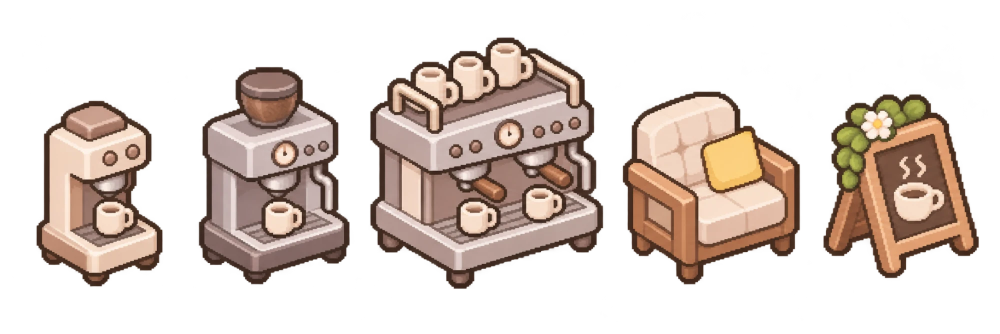
#> input picture art-src/cafe/gpt-furniture-iso.webp, 2000 x 667 px, given in place of gpt-cups-making.webp, which was not available (shown at 1/2 size)
$ python cafe_proc.py
#> lines starting #> are read from the running program, lines starting #| are printed output that depends on the picture; after the words box and inside, x2 and y2 are one past the last pixel; in counts of white or black regions, pixels touching at a corner belong together
# 카페 미니게임 그림 정리: GPT 시트에서 배경을 지우고 칸을 나눈 뒤 1도트 = 1픽셀로 줄입니다.
# 원본: art-src/cafe/gpt-cups.webp, gpt-ingredients.webp, gpt-upgrades.webp, gpt-small.webp (칸 그림)
#       art-src/cafe/gpt-bg.webp, gpt-counter.webp (가게 배경, 카운터)
#       art-src/cafe/gpt-cups2.webp, gpt-cups-whip.webp, gpt-whip-can.png, gpt-guests.webp (요청 12~15, FITS)
# 결과: img/cafe/*.png
# 실행: 저장소 맨 위 폴더에서  python3 art-src/tools/cafe_proc.py
import os
from collections import Counter, deque
import numpy as np
from PIL import Image

SRC = "art-src/cafe/"
OUT = "img/cafe/"

DRINKS = ["empty", "americano", "latte", "vanilla", "choco", "matcha"]

# 시트마다: 파일, 도트 하나의 픽셀 크기(외곽선 두께로 잰 값), 줄마다 칸 이름
SHEETS = [
    ("gpt-cups.webp", 9.5, [[f"hot-{d}" for d in DRINKS], [f"ice-{d}" for d in DRINKS]]),
    ("gpt-ingredients.webp", 13.5, [["shot", "water", "milk", "vanilla", "choco", "matcha"]]),
    ("gpt-upgrades.webp", 10.5, [["machine1", "machine2", "machine3", "chair", "sign"]]),
    ("gpt-small.webp", 17.5, [["trash", "tray", "heart", "angry"]]),
    # 제작 화면
    ("gpt-brew-machines.webp", 15.5, [["brew-machine1", "brew-machine2", "brew-machine3"]]),
    ("gpt-hole.webp", 36, [["hole"]]),
    ("gpt-ticket.png", 16.5, [["ticket"]]),
]

# 만드는 중인 컵: 이미 넣은 컵과 똑같이 겹치도록 줄마다 폭과 칸 크기를 맞춤 (폭, 칸 [가로, 세로])
MAKING = ("gpt-cups-making.webp", [
    (["hot-shot", "hot-water", "hot-milk"], 25, (25, 27)),
    (["ice-shot", "ice-water", "ice-milk"], 22, (22, 30)),
])

# 요청 12~15 그림: 시트마다 (파일, 줄마다 [칸 이름들, 맞추기, 칸 크기])
# - 이름이 None인 칸은 쓰지 않음
# - 맞추기 ("w" 폭 / "h" 키, 도트 수): 그 줄의 첫 칸을 이 크기로 맞추는 배율로 줄 전체를 줄임
#   (GPT 시트는 줄마다 컵 크기가 조금씩 달라서 줄마다 맞춤. 한 줄 안의 그림끼리는 크기가 맞음)
# - 칸 크기 [가로, 세로]: 바닥선을 칸 아래에 맞춰 넣음. 세로가 None이면 그 줄에서 가장 큰 그림에 맞춤,
#   칸 크기가 None이면 그림 크기 그대로
FITS = [
    # 바닐라 라떼, 초코 라떼 (카페라떼 칸은 쓰지 않음). 컵 폭을 지금 컵과 같게 (첫 칸 카페라떼로 맞춤)
    ("gpt-cups2.webp", [
        ([None, "hot-vanilla", "hot-choco"], ("w", 25), (25, 27)),
        ([None, "ice-vanilla", "ice-choco"], ("w", 22), (22, 30)),
    ]),
    # 휘핑크림 올린 컵. 아이스 초코는 크림 위에도 드리즐을 뿌린 셋째 칸을 씀
    ("gpt-cups-whip.webp", [
        (["hot-matcha-whip", "hot-choco-whip"], ("w", 25), (25, None)),
        (["ice-matcha-whip", None, "ice-choco-whip"], ("w", 22), (22, None)),
    ]),
    # 휘핑크림 통 (재료 병과 같은 칸)
    ("gpt-whip-can.png", [(["whip"], ("h", 25), (20, 28))]),
    # 특별 손님 (큰손 손님, 급한 손님). 큰손 손님 키(모자 포함)로 맞춤
    ("gpt-guests.webp", [(["guest-rich", "guest-rush"], ("h", 56), None)]),
]

# 배경: 파일, 결과 이름, 가로 도트 수 (세로는 비율대로). 흰 여백은 잘라 냄
BACKGROUNDS = [
    ("gpt-bg.webp", "bg", 280),
    ("gpt-counter.webp", "counter", 280),
    ("gpt-brew-bg.webp", "brew-bg", 140),
]


def alpha_mask(a):
    """투명 배경이면 그대로, 흰 배경이면 바깥에서부터 이어진 흰색만 지움 (컵 안쪽 크림색은 남김)"""
    if (a[:, :, 3] < 128).mean() > 0.2:
        return a[:, :, 3] > 128
    h, w = a.shape[:2]
    white = (a[:, :, :3].min(2) > 236) & (a[:, :, :3].max(2) - a[:, :, :3].min(2) < 14)
    bg = np.zeros((h, w), bool)
    q = deque()
    for y in range(h):
        for x in (0, w - 1):
            if white[y, x] and not bg[y, x]:
                bg[y, x] = True; q.append((y, x))
    for x in range(w):
        for y in (0, h - 1):
            if white[y, x] and not bg[y, x]:
                bg[y, x] = True; q.append((y, x))
    while q:
        y, x = q.popleft()
        for dy, dx in ((1, 0), (-1, 0), (0, 1), (0, -1)):
            ny, nx = y + dy, x + dx
            if 0 <= ny < h and 0 <= nx < w and white[ny, nx] and not bg[ny, nx]:
                bg[ny, nx] = True; q.append((ny, nx))
    return ~bg


def spans(filled, min_gap):
    """채워진 줄(또는 칸)의 구간 나누기. min_gap보다 짧은 빈틈은 이어 붙임"""
    out, start, gap = [], None, 0
    for i, v in enumerate(filled):
        if v:
            if start is None: start = i
            gap = 0
        elif start is not None:
            gap += 1
            if gap >= min_gap:
                out.append((start, i - gap + 1)); start = None; gap = 0
    if start is not None: out.append((start, len(filled)))
    return out


def pixelize(a, m, p):
    """p픽셀을 1도트로: 칸마다 가장 많은 색을 고름"""
    H, W = m.shape
    tw, th = max(1, round(W / p)), max(1, round(H / p))
    px, py = W / tw, H / th
    o = np.zeros((th, tw, 4), np.uint8)
    for j in range(th):
        for i in range(tw):
            ya, yb = int(j * py), max(int(j * py) + 1, int((j + 1) * py))
            xa, xb = int(i * px), max(int(i * px) + 1, int((i + 1) * px))
            mm = m[ya:yb, xa:xb].reshape(-1)
            if mm.mean() < 0.5: continue
            c = a[ya:yb, xa:xb, :3].reshape(-1, 3)[mm]
            key = Counter(tuple(v // 20) for v in c).most_common(1)[0][0]
            sel = c[np.all(c // 20 == key, axis=1)]
            o[j, i, :3] = sel.mean(0); o[j, i, 3] = 255
    return o


def cells_of(fname, p):
    """시트를 줄과 칸으로 나눠 [(줄 번호, x0, y0, 칸 그림, 칸 마스크)]"""
#> called with fname = 'gpt-cups-making.webp', p = 9
    a = np.array(Image.open(SRC + fname).convert("RGBA")).astype(int)
    m = alpha_mask(a)
#> in alpha_mask, `return a[:, :, 3] > 128`:
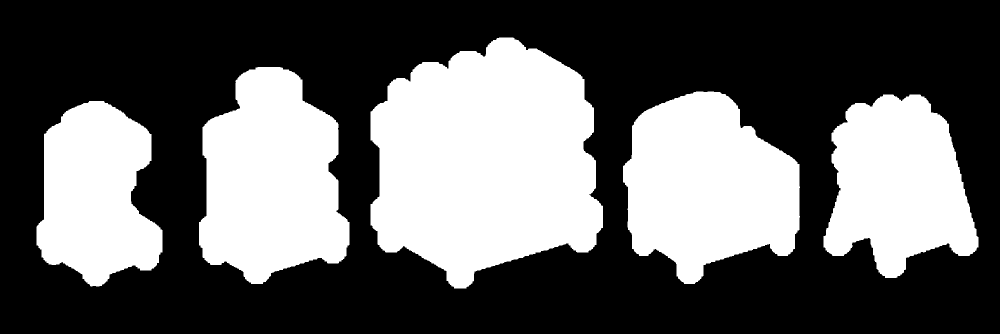
#> returned value: shape (667, 2000) bool (shown at 1/2 size); 38.4% white; 5 white regions, box (x1, y1, x2, y2) and area: (741, 75, 1206, 577) 173263, (1246, 183, 1600, 568) 97168, (398, 134, 699, 568) 95948, (1647, 189, 1957, 556) 78341, (73, 202, 325, 573) 67246
    out = []
    for r, (y0, y1) in enumerate(spans(m.any(1), int(p * 3))):
#> in spans, `out, start, gap = [], None, 0`: gap = 0
        for x0, x1 in spans(m[y0:y1].any(0), int(p * 3)):
            cm = m[y0:y1, x0:x1]
            ys, xs = np.nonzero(cm)
            out.append((r, a[y0 + ys.min():y0 + ys.max() + 1, x0 + xs.min():x0 + xs.max() + 1],
                        cm[ys.min():ys.max() + 1, xs.min():xs.max() + 1]))
#> this loop made 1 pass
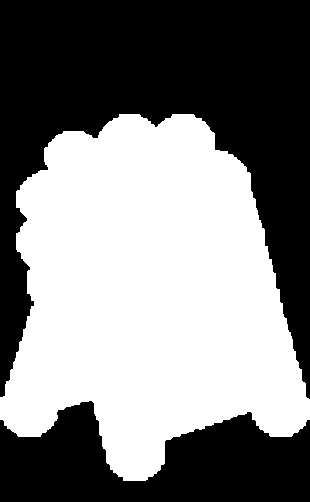
#> cm: shape (502, 310) bool; 50.3% white; 2 black regions, box (x1, y1, x2, y2) and area: (0, 0, 310, 399) 56654, (0, 401, 310, 502) 20625
#> after the loop, out = 5 items
    return out


def main():
    os.makedirs(OUT, exist_ok=True)

    fname, rows = MAKING
    cells = cells_of(fname, 9)
#> cells = 5 items
    for r, (names, width, (cw, ch)) in enumerate(rows):
        row = [c for c in cells if c[0] == r]
        assert len(row) == len(names), (fname, r, len(row))
        for name, (_, a, m) in zip(names, row):
            o = pixelize(a, m, a.shape[1] / width)
            cell = Image.new("RGBA", (cw, ch))
            cell.alpha_composite(Image.fromarray(o), ((cw - o.shape[1]) // 2, ch - o.shape[0]))
            cell.save(OUT + name + ".png")
        print(fname, r, "칸 크기", (cw, ch), names)

    for fname, p, names in SHEETS:
        a = np.array(Image.open(SRC + fname).convert("RGBA")).astype(int)
        m = alpha_mask(a)
        rows = spans(m.any(1), int(p * 3))
        assert len(rows) == len(names), (fname, rows)
        for (y0, y1), row_names in zip(rows, names):
            cols = spans(m[y0:y1].any(0), int(p * 3))
            assert len(cols) == len(row_names), (fname, cols)
            cells = []
            for (x0, x1), name in zip(cols, row_names):
                cm = m[y0:y1, x0:x1]
                ys, xs = np.nonzero(cm)
                cy0, cy1, cx0, cx1 = ys.min(), ys.max() + 1, xs.min(), xs.max() + 1
                cells.append((name, pixelize(a[y0 + cy0:y0 + cy1, x0 + cx0:x0 + cx1], cm[cy0:cy1, cx0:cx1], p), cy1))
            # 한 줄은 같은 크기의 칸에, 바닥선을 맞춰 넣음
            bottom = max(b for _, _, b in cells)
            cw = max(o.shape[1] for _, o, _ in cells)
            ch = max(o.shape[0] + round((bottom - b) / p) for _, o, b in cells)
            for name, o, b in cells:
                cell = Image.new("RGBA", (cw, ch))
                cell.alpha_composite(Image.fromarray(o), ((cw - o.shape[1]) // 2, ch - o.shape[0] - round((bottom - b) / p)))
                cell.save(OUT + name + ".png")
            print(fname, "칸 크기", (cw, ch), [n for n, _, _ in cells])


    for fname, rows in FITS:
        cells = cells_of(fname, 9)
        for r, (names, (axis, dots), size) in enumerate(rows):
            got = [c for c in cells if c[0] == r]
            assert len(got) == len(names), (fname, r, len(got))
            first = got[0][1]
            p = (first.shape[1] if axis == "w" else first.shape[0]) / dots
            row = [(n, pixelize(a, m, p)) for n, (_, a, m) in zip(names, got) if n]
            for name, o in row:
                if size is None:
                    Image.fromarray(o).save(OUT + name + ".png")
                    print(fname, name, "크기", (o.shape[1], o.shape[0]))
                    continue
                cw, ch = size
                ch = ch or max(x.shape[0] for _, x in row)
                cell = Image.new("RGBA", (cw, ch))
                cell.alpha_composite(Image.fromarray(o), ((cw - o.shape[1]) // 2, ch - o.shape[0]))
                cell.save(OUT + name + ".png")
                print(fname, name, "칸", (cw, ch), "그림", (o.shape[1], o.shape[0]))

    for fname, name, tw in BACKGROUNDS:
        a = np.array(Image.open(SRC + fname).convert("RGBA")).astype(int)
        keep = a[:, :, :3].min(2).mean(1) < 235  # 거의 흰색인 위아래 여백 줄은 버림
        ys = np.nonzero(keep)[0]
        a = a[ys.min():ys.max() + 1]
        o = pixelize(a, np.ones(a.shape[:2], bool), a.shape[1] / tw)
        Image.fromarray(o).save(OUT + name + ".png")
        print(fname, "크기", o.shape[1], o.shape[0])


if __name__ == "__main__":
#> (the run stopped early here; a loop or call above may not have finished)

$ run again, on art-src/cafe/gpt-room-furniture.webp
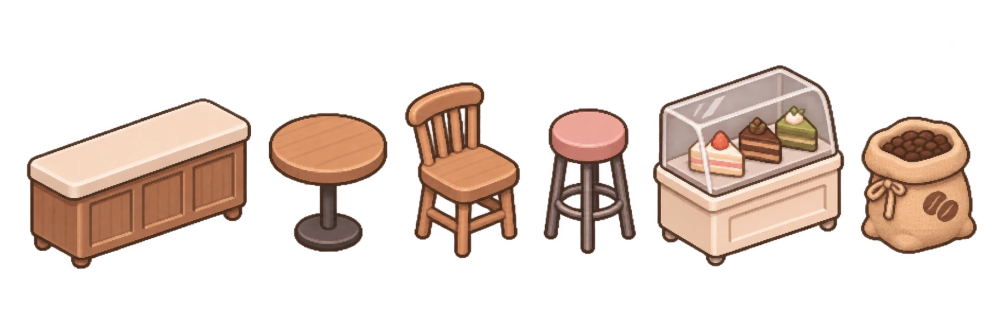
#> input picture art-src/cafe/gpt-room-furniture.webp, 2000 x 667 px, given in place of gpt-cups-making.webp, which was not available (shown at 1/2 size)
#> in alpha_mask, `return a[:, :, 3] > 128`:
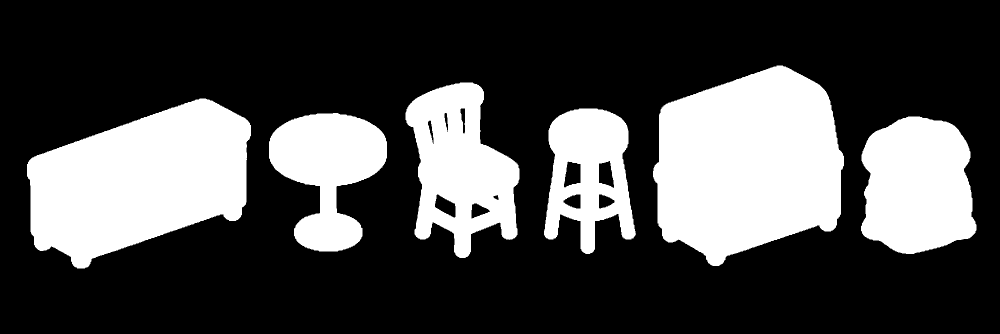
#> returned value: shape (667, 2000) bool (shown at 1/2 size); 29% white; 6 white regions, box (x1, y1, x2, y2) and area: (1306, 131, 1688, 532) 114876, (54, 197, 502, 537) 100939, (1722, 233, 1953, 508) 51278, (811, 165, 1039, 516) 48107, (538, 226, 774, 503) 38399, (1088, 217, 1272, 508) 33056
#> gap = 0
#> the loop in cells_of, `for r, (y0, y1) in enumerate(spans(m.any(1), int(p * 3))):` made 1 pass
#> (r, y0, y1) on pass 1: (0, 131, 537)
#> after the loop in cells_of, `for r, (y0, y1) in enumerate(spans(m.any(1), int(p * 3))):`:
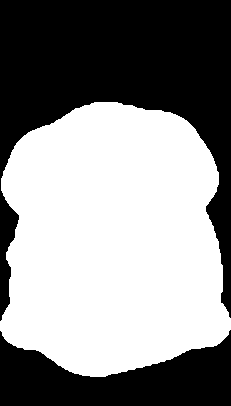
#> cm: shape (406, 231) bool; 54.7% white; 2 black regions, box (x1, y1, x2, y2) and area: (0, 0, 231, 321) 31768, (0, 330, 231, 406) 10740
#> after the loop in cells_of, `for r, (y0, y1) in enumerate(spans(m.any(1), int(p * 3))):`: out = 6 items
